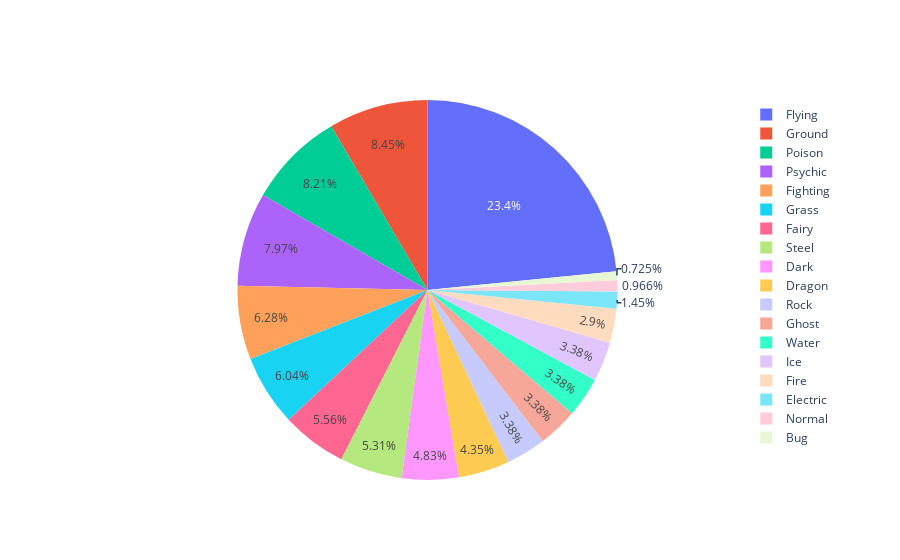

Notebook source saved alongside this figure:
### Code cell
fig = go.Figure(data=[go.Pie(labels=pokemon_df['Type 2'].value_counts().index, 
                             values=pokemon_df['Type 2'].value_counts())])
fig.show()

### Figure 1 — Plotly figure (JSON) as saved in the notebook; plotly's stock layout.template omitted (floating-point values rounded to 4 significant figures)
{"data": [{"labels": ["Flying", "Ground", "Poison", "Psychic", "Fighting", "Grass", "Fairy", "Steel", "Dark", "Dragon", "Rock", "Ghost", "Water", "Ice", "Fire", "Electric", "Normal", "Bug"], "type": "pie", "values": [97, 35, 34, 33, 26, 25, 23, 22, 20, 18, 14, 14, 14, 14, 12, 6, 4, 3]}], "layout": {}}
